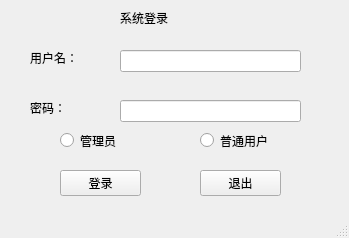
<?xml version="1.0" encoding="UTF-8"?>
<ui version="4.0">
 <class>MainWindow</class>
 <widget class="QMainWindow" name="MainWindow">
  <property name="geometry">
   <rect>
    <x>0</x>
    <y>0</y>
    <width>349</width>
    <height>238</height>
   </rect>
  </property>
  <property name="windowTitle">
   <string>单选按钮RadioButton</string>
  </property>
  <widget class="QWidget" name="centralwidget">
   <widget class="QLabel" name="label_3">
    <property name="geometry">
     <rect>
      <x>30</x>
      <y>100</y>
      <width>60</width>
      <height>16</height>
     </rect>
    </property>
    <property name="text">
     <string>密码：</string>
    </property>
   </widget>
   <widget class="QLabel" name="label">
    <property name="geometry">
     <rect>
      <x>120</x>
      <y>10</y>
      <width>61</width>
      <height>16</height>
     </rect>
    </property>
    <property name="text">
     <string>系统登录</string>
    </property>
   </widget>
   <widget class="QLabel" name="label_2">
    <property name="geometry">
     <rect>
      <x>30</x>
      <y>50</y>
      <width>60</width>
      <height>16</height>
     </rect>
    </property>
    <property name="text">
     <string>用户名：</string>
    </property>
   </widget>
   <widget class="QPushButton" name="loginPushButton">
    <property name="geometry">
     <rect>
      <x>60</x>
      <y>170</y>
      <width>81</width>
      <height>26</height>
     </rect>
    </property>
    <property name="text">
     <string>登录</string>
    </property>
    <property name="icon">
     <iconset>
      <normaloff>login.png</normaloff>login.png</iconset>
    </property>
   </widget>
   <widget class="QLineEdit" name="userNameLineEdit">
    <property name="geometry">
     <rect>
      <x>120</x>
      <y>50</y>
      <width>181</width>
      <height>22</height>
     </rect>
    </property>
   </widget>
   <widget class="QPushButton" name="exitPushButton">
    <property name="geometry">
     <rect>
      <x>200</x>
      <y>170</y>
      <width>81</width>
      <height>26</height>
     </rect>
    </property>
    <property name="text">
     <string>退出</string>
    </property>
    <property name="icon">
     <iconset>
      <normaloff>exit.png</normaloff>exit.png</iconset>
    </property>
   </widget>
   <widget class="QLineEdit" name="passwordLineEdit">
    <property name="geometry">
     <rect>
      <x>120</x>
      <y>100</y>
      <width>181</width>
      <height>22</height>
     </rect>
    </property>
    <property name="echoMode">
     <enum>QLineEdit::Password</enum>
    </property>
   </widget>
   <widget class="QRadioButton" name="administratorRadioButton">
    <property name="geometry">
     <rect>
      <x>60</x>
      <y>130</y>
      <width>97</width>
      <height>21</height>
     </rect>
    </property>
    <property name="text">
     <string>管理员</string>
    </property>
   </widget>
   <widget class="QRadioButton" name="simpleUserRadioButton">
    <property name="geometry">
     <rect>
      <x>200</x>
      <y>130</y>
      <width>97</width>
      <height>21</height>
     </rect>
    </property>
    <property name="text">
     <string>普通用户</string>
    </property>
   </widget>
  </widget>
  <widget class="QMenuBar" name="menubar">
   <property name="geometry">
    <rect>
     <x>0</x>
     <y>0</y>
     <width>349</width>
     <height>21</height>
    </rect>
   </property>
  </widget>
  <widget class="QStatusBar" name="statusbar"/>
 </widget>
 <resources/>
 <connections/>
</ui>
